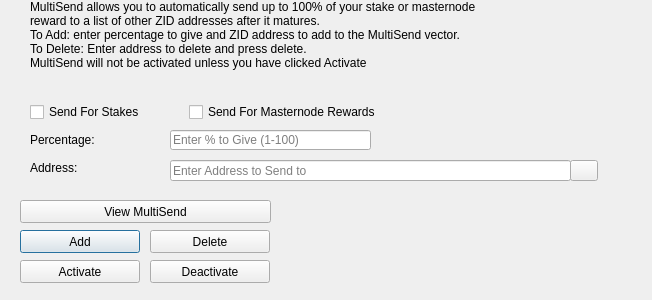
<?xml version="1.0" encoding="UTF-8"?>
<ui version="4.0">
 <class>MultiSendDialog</class>
 <widget class="QDialog" name="MultiSendDialog">
  <property name="windowModality">
   <enum>Qt::NonModal</enum>
  </property>
  <property name="geometry">
   <rect>
    <x>0</x>
    <y>0</y>
    <width>652</width>
    <height>300</height>
   </rect>
  </property>
  <property name="windowTitle">
   <string>MultiSend</string>
  </property>
  <widget class="QLineEdit" name="multiSendPercentEdit">
   <property name="geometry">
    <rect>
     <x>170</x>
     <y>130</y>
     <width>201</width>
     <height>20</height>
    </rect>
   </property>
   <property name="toolTip">
    <string>Enter whole numbers 1 - 100</string>
   </property>
   <property name="placeholderText">
    <string>Enter % to Give (1-100)</string>
   </property>
  </widget>
  <widget class="QLineEdit" name="multiSendAddressEdit">
   <property name="geometry">
    <rect>
     <x>170</x>
     <y>160</y>
     <width>401</width>
     <height>21</height>
    </rect>
   </property>
   <property name="toolTip">
    <string/>
   </property>
   <property name="placeholderText">
    <string>Enter Address to Send to</string>
   </property>
  </widget>
  <widget class="QLabel" name="label_2">
   <property name="geometry">
    <rect>
     <x>30</x>
     <y>0</y>
     <width>451</width>
     <height>121</height>
    </rect>
   </property>
   <property name="lineWidth">
    <number>1</number>
   </property>
   <property name="text">
    <string>MultiSend allows you to automatically send up to 100% of your stake or masternode reward to a list of other ZID addresses after it matures.
To Add: enter percentage to give and ZID address to add to the MultiSend vector.
To Delete: Enter address to delete and press delete.
MultiSend will not be activated unless you have clicked Activate</string>
   </property>
   <property name="alignment">
    <set>Qt::AlignLeading|Qt::AlignLeft|Qt::AlignTop</set>
   </property>
   <property name="wordWrap">
    <bool>true</bool>
   </property>
  </widget>
  <widget class="QLabel" name="message">
   <property name="geometry">
    <rect>
     <x>290</x>
     <y>200</y>
     <width>351</width>
     <height>91</height>
    </rect>
   </property>
   <property name="text">
    <string/>
   </property>
  </widget>
  <widget class="QPushButton" name="addButton">
   <property name="geometry">
    <rect>
     <x>20</x>
     <y>230</y>
     <width>120</width>
     <height>23</height>
    </rect>
   </property>
   <property name="toolTip">
    <string/>
   </property>
   <property name="statusTip">
    <string>Add to MultiSend Vector</string>
   </property>
   <property name="text">
    <string>Add</string>
   </property>
  </widget>
  <widget class="QPushButton" name="disableButton">
   <property name="geometry">
    <rect>
     <x>150</x>
     <y>260</y>
     <width>120</width>
     <height>23</height>
    </rect>
   </property>
   <property name="statusTip">
    <string>Deactivate MultiSend</string>
   </property>
   <property name="text">
    <string>Deactivate</string>
   </property>
  </widget>
  <widget class="QPushButton" name="addressBookButton">
   <property name="geometry">
    <rect>
     <x>570</x>
     <y>160</y>
     <width>28</width>
     <height>21</height>
    </rect>
   </property>
   <property name="toolTip">
    <string>Choose an address from the address book</string>
   </property>
   <property name="text">
    <string/>
   </property>
   <property name="icon">
    <iconset resource="../zid.qrc">
     <normaloff>:/icons/address-book</normaloff>:/icons/address-book</iconset>
   </property>
   <property name="shortcut">
    <string>Alt+A</string>
   </property>
   <property name="autoDefault">
    <bool>false</bool>
   </property>
  </widget>
  <widget class="QLabel" name="label">
   <property name="geometry">
    <rect>
     <x>30</x>
     <y>130</y>
     <width>121</width>
     <height>20</height>
    </rect>
   </property>
   <property name="toolTip">
    <string>Percentage of stake to send</string>
   </property>
   <property name="text">
    <string>Percentage:</string>
   </property>
  </widget>
  <widget class="QLabel" name="label_5">
   <property name="geometry">
    <rect>
     <x>30</x>
     <y>160</y>
     <width>111</width>
     <height>16</height>
    </rect>
   </property>
   <property name="toolTip">
    <string>Address to send portion of stake to</string>
   </property>
   <property name="text">
    <string>Address:</string>
   </property>
  </widget>
  <widget class="QPushButton" name="deleteButton">
   <property name="geometry">
    <rect>
     <x>150</x>
     <y>230</y>
     <width>120</width>
     <height>23</height>
    </rect>
   </property>
   <property name="toolTip">
    <string/>
   </property>
   <property name="statusTip">
    <string>Delete Address From MultiSend Vector</string>
   </property>
   <property name="text">
    <string>Delete</string>
   </property>
  </widget>
  <widget class="QPushButton" name="activateButton">
   <property name="geometry">
    <rect>
     <x>20</x>
     <y>260</y>
     <width>120</width>
     <height>23</height>
    </rect>
   </property>
   <property name="statusTip">
    <string>Activate MultiSend</string>
   </property>
   <property name="text">
    <string>Activate</string>
   </property>
  </widget>
  <widget class="QPushButton" name="viewButton">
   <property name="geometry">
    <rect>
     <x>20</x>
     <y>200</y>
     <width>251</width>
     <height>23</height>
    </rect>
   </property>
   <property name="toolTip">
    <string/>
   </property>
   <property name="statusTip">
    <string>View MultiSend Vector</string>
   </property>
   <property name="text">
    <string>View MultiSend</string>
   </property>
  </widget>
  <widget class="QWidget" name="horizontalLayoutWidget">
   <property name="geometry">
    <rect>
     <x>30</x>
     <y>100</y>
     <width>351</width>
     <height>24</height>
    </rect>
   </property>
   <layout class="QHBoxLayout" name="horizontalLayout">
    <item>
     <widget class="QCheckBox" name="multiSendStakeCheckBox">
      <property name="text">
       <string>Send For Stakes</string>
      </property>
     </widget>
    </item>
    <item>
     <widget class="QCheckBox" name="multiSendMasternodeCheckBox">
      <property name="text">
       <string>Send For Masternode Rewards</string>
      </property>
     </widget>
    </item>
   </layout>
  </widget>
 </widget>
 <resources>
  <include location="../zid.qrc"/>
 </resources>
 <connections/>
</ui>
